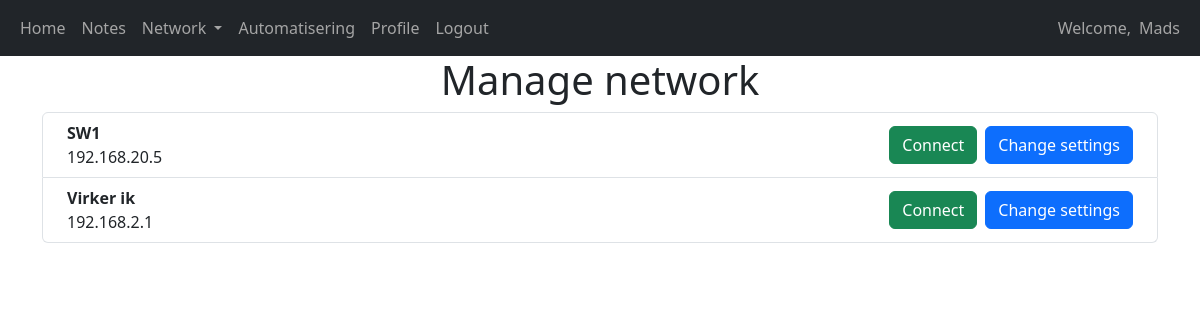
Before: /manage-network (signed in) with the older database file.
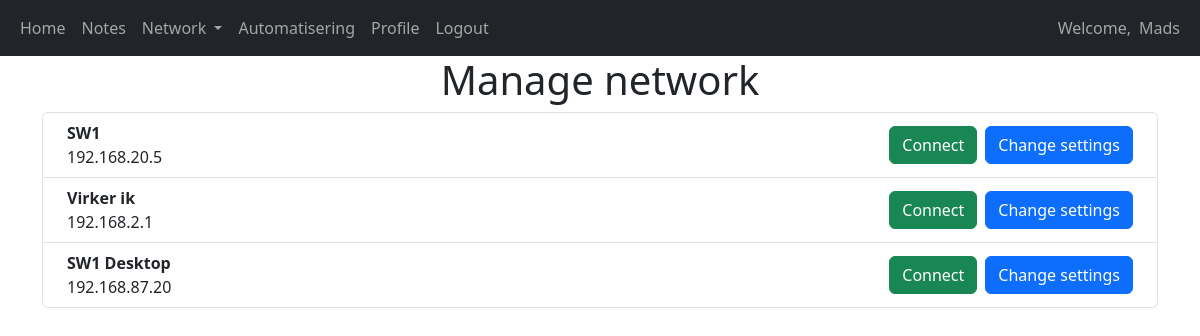
After: the same page with the newer database file.
### website/models.py (models this page shows)
class User(db.Model, UserMixin):
    id = db.Column(db.Integer, primary_key=True)
    username = db.Column(db.String(150), unique=True)
    password = db.Column(db.String(150))
    notes = db.relationship('Note')
    networks = db.relationship('Networks')

class Networks(db.Model):
    id = db.Column(db.Integer, primary_key=True)
    network_id = db.Column(db.Integer)
    network_name = db.Column(db.String(100))
    host = db.Column(db.String(100))
    username = db.Column(db.String(100))
    password = db.Column(db.String(100))
    user_id = db.Column(db.Integer, db.ForeignKey('user.id'))

### website/views.py (the view, shortened to what this page needs)
@views.route('/manage-network', methods=['GET', 'POST'])
@login_required
def manage_networks():
    return render_template('manage_networks.html', user=current_user)

### website/__init__.py (called while the page is built)
def create_app():
    app = Flask(__name__)
    app.config['SECRET_KEY'] = 'secretkey'
    app.config['SQLALCHEMY_DATABASE_URI'] = f'sqlite:///{DB_NAME}'
    db.init_app(app)
    app.config["SESSION_PERMANENT"] = False
    app.config["SESSION_TYPE"] = "filesystem"
    Session(app)
    from .views import views
    from .auth import auth
    app.register_blueprint(views, url_prefix='/')
    app.register_blueprint(auth, url_prefix='/')
    from .models import User, Note, Networks
    with app.app_context():
        db.create_all()
    login_manager = LoginManager()
    login_manager.login_view = 'auth.login'
    login_manager.init_app(app)
    @login_manager.user_loader
    def load_user(id):
        return User.query.get(int(id))
    return app

### website/templates/manage_networks.html (shortened to what this page needs)
{% extends "base.html" %}
{% block content %}
<h1 align="center">Manage network</h1>
<ul class="list-group" id="networks">
    {% for networks in user.networks %}
    <li class="list-group-item d-flex justify-content-between align-items-center">
        <div class="ms-2 me-auto">
            <div class="fw-bold">{{ networks.network_name }}</div>
            {{ networks.host }}
        </div>
        <form action="" method="POST" class="pe-2">
            <button type="submit" class="btn btn-success align-center" name="connect_button" value="{{ networks.network_id}}">Connect</button>
        </form>
        <form action="" method="POST" class="pe-2">
            <button type="submit" class="btn btn-primary align-center" name="change_button" value="{{ networks.network_id}}">Change settings</button>
        </form>
    </li>
    {% endfor %}
</ul>
{% endblock %}

### website/templates/base.html (shortened to what this page needs)
<!DOCTYPE html>
<html>
    <head>
        <link href="https://cdn.jsdelivr.net/npm/bootstrap@5.3.3/dist/css/bootstrap.min.css" rel="stylesheet">
        <link rel="stylesheet" href="https://cdnjs.cloudflare.com/ajax/libs/font-awesome/4.7.0/css/font-awesome.min.css">
        <link rel="stylesheet" href="static/style.css">
    </head>
    <body>
        <nav class="navbar navbar-expand-lg navbar-dark bg-dark">
            <div class="container-fluid">
                <div class="collapse navbar-collapse" id="navbar">
                    <div class="navbar-nav">
                        {% if user.is_authenticated %}
                        <a href="{{ url_for('views.home') }}" class="nav-item nav-link" id="home">Home</a>
                        <a href="{{ url_for('views.notes') }}" class="nav-item nav-link" id="notes">Notes</a>
                        <ul class="navbar-nav me-auto mb-2 mb-lg-0">
                            <li class="nav-item dropdown">
                                <a class="nav-link dropdown-toggle" href="#" role="button" data-bs-toggle="dropdown" aria-expanded="false">
                                Network
                                </a>
                            </li>
                        </ul>
                        <a href="{{ url_for('views.home') }}" class="nav-item nav-link" id="home">Automatisering</a>
                        <a href="{{ url_for('views.home') }}" class="nav-item nav-link" id="home">Profile</a>
                        <a href="{{ url_for('auth.logout') }}" class="nav-item nav-link" id="logout">Logout</a>
                        {% else %}
                        <a href="{{ url_for('auth.login') }}" class="nav-item nav-link" id="login">Login</a>
                        <a href="{{ url_for('auth.register') }}" class="nav-item nav-link" id="register">Register</a>
                        {% endif %}
                    </div>
                </div>
            </div>
            <div>
                <div class="container-fluid">
                    <div class="collapse navbar-collapse" id="navbar">
                        <div class="navbar-nav">
                            {% if user.is_authenticated %}
                            <a class="nav-link welcome" aria-disabled="true">Welcome,</a>
                                <a href="{{ url_for('views.home') }}" class="nav-item nav-link ps-0" id="name">{{ user.username }}</a>
                            {% endif %}
                        </div>
                    </div>
                </div>
            </div>
        </nav>
        <div class="container">
            {% block content %}
            {% endblock %}
        </div>
    </body>
</html>

### website/static/style.css (style rules this page uses)
.nav-link { color: rgb(165, 165, 165); }

Changed rows visible on the page:
added Networks: network_name "SW1 Desktop", host "192.168.87.20", {{ networks.network_id }} 3 (drawn)
